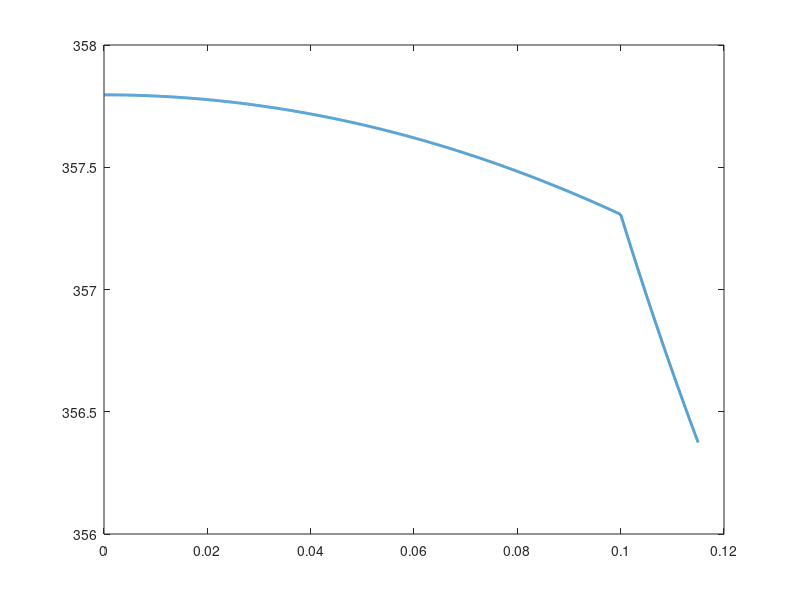

Write MATLAB code to recreate this figure. (Note: this script raises an error after producing the figure.)
clc
clear 
close all

%% Assegno i dati
d1=20e-2; %m
d2=23e-2; %m
LL=50e-2; %m
Tco2=300; %°C
hh=50; %W/(m^2*K)
qq=80e3; %m^3

kbarra=350; %W/(mK)
kss=50; %W/(mK)

Across1=(pi*d1^2/4); %m^2
V1=LL*Across1; %m^3

Across2=pi*(d2^2/4-d1^2/4); %m^2
V2=LL/2*Across2; %m^3

VV=V1+V2; %m^3
As=pi*d1^2/4+pi*d2^2/4; %m^2

%% Soluzione numerica
%Creazione della griglia
drv=[1e-5 5e-5 1e-4 5e-4 1e-3];
err=size(drv);
RA=err;

for ii=1:length(drv)
    
    dr=drv(ii);
    r1=(0:dr:d1/2)';
    n1=length(r1);
    
    r2=(d1/2+dr:dr:d2/2)';
    
    rr=[r1;r2];
    nn=length(rr);
    
    kk=kbarra*(rr<=d1/2)+kss*(rr>d1/2);
    qvol=qq*(rr<=d1/2)+0*(rr>d1/2);
    
    CC=As*hh/VV./kk;
    sub_diag=1-dr./(2*rr);
    principale=-2-CC*dr^2;
    super_diag=1+dr./(2*rr);
    
    BB=[[sub_diag(2:end);0],principale,[0;super_diag(1:end-1)]];
    
    AA=spdiags(BB,-1:1,nn,nn);
    
    bb=-qvol.*dr^2./kk-CC*dr^2*Tco2;
    
    AA(1,1)=1;
    AA(1,2)=-1;
    bb(1)=0;
    
    AA(n1,n1-1)=kbarra/kss;
    AA(n1,n1)=-(1+kbarra/kss);
    AA(n1,n1+1)=1;
    bb(n1)=0;
    
    AA(end,end-1)=-1;
    AA(end,end)=hh*dr/kss+1;
    bb(end)=hh*dr*Tco2/kss;
    
    TT=AA\bb;

    figure(1)
    plot(rr,TT,'displayname',['dr=' num2str(drv(ii)) ' m'],...
        'linewidth',2)
    hold on
    legend('-dynamiclegend','location','sw')
    
    KK=condest(AA);
    
    if ii==1
        drref=dr;
        Tref=TT;
        
        err(ii)=0;
        RA(ii)=0;
    else
        
        err(ii)=norm(TT-Tref(1:round(dr/drref):end))/...
            norm(Tref(1:round(dr/drref):end));
        RA(ii)=KK/(1-KK*eps)*2*eps;
    end
    
end

figure(1)
grid on
box on
title ('Distribuzione di temperatura')
xlabel('Raggio (cm)')
ylabel('Temperatura (°C)')
set(gca,'fontsize',18)

figure(2)
loglog(drv,err,'-o','linewidth',2)
hold on
loglog(drv,RA,'r-o','linewidth',2)
loglog([drv(2) max(drv)],[1e-4 1e-4],'k--','linewidth',2)
loglog(drv(3),err(3),'ko','markerfacecolor','g','markersize',8)
title('Errore relativo')
xlabel('\deltar (m)')
ylabel('Errore [-]')
set(gca,'fontsize',22)
box on
grid on
legend('Errore rispetto alla soluzione numerica','Limite superiore \epsilon_{RO}',...
    'Tolleranza richiesta','\deltar scelto','location','sw')
xlim([drv(2) max(drv)])
